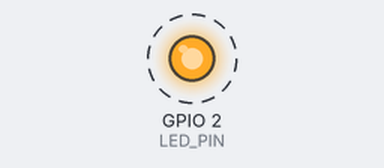
A program run on a simulated ESP32. Parts: output pins drawn as LEDs (lit = HIGH). Dashed ring = blinking. WiFi joins after 1.5 s; servers stay silent unless stated; what the program prints to the serial monitor is not drawn.

Above: at 1.9 s.
Timing chart, 0 to 4.7 s (numbered marks = the images above):
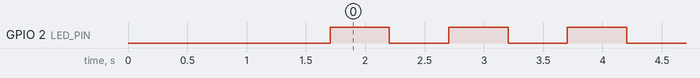

The program:

main.cpp
```cpp
// ECSE3038 - Week 6, Lecture 1: the ESP32 starts.
// Starter: blink an LED and say hello over Serial.
// Tonight you add a Wi-Fi connection (Part 2) and a first HTTP request (Part 3).
#include <Arduino.h>
#include <WiFi.h>
#include <HTTPClient.h>

// Which Wi-Fi network to join.
// Real board: put your network in include/secrets.h (copy secrets.h.example).
// No secrets.h: the simulator's open network, Wokwi-GUEST, on channel 6.
#if __has_include("secrets.h")
#include "secrets.h"
#else
#define WIFI_SSID "Wokwi-GUEST"
#define WIFI_PASSWORD ""
#define WIFI_CHANNEL 6
#endif

const unsigned long WIFI_TIMEOUT_MS = 15000;  // 15 seconds

const int LED_PIN = 2;   // the LED on GPIO 2

// Part 2: connectWiFi() goes here.
bool connectWiFi() {
  Serial.print("Connecting to ");
  Serial.print(WIFI_SSID);

  WiFi.mode(WIFI_STA);
  WiFi.begin(WIFI_SSID, WIFI_PASSWORD, WIFI_CHANNEL);
  unsigned long start = millis();
  while (WiFi.status() != WL_CONNECTED) {
    if (millis() - start > WIFI_TIMEOUT_MS) {
      Serial.println("No Wi-Fi after 15 s.");
      return false;
    }
    delay(250);
    Serial.print(".");
  }
  Serial.println(" connected");
  Serial.print("IP address:  ");
  Serial.println(WiFi.localIP());
  Serial.print("MAC address: ");
  Serial.println(WiFi.macAddress());
  return true;
}
// Part 3: firstGet() goes here.

void firstGet() {
  HTTPClient http;
  http.begin("http://httpbin.org/get");
  int status = http.GET();
  Serial.print("Status: ");
  Serial.println(status);
  if (status > 0) Serial.println(http.getString());
  http.end();
}

void setup() {
  Serial.begin(115200);   // must match monitor_speed in platformio.ini
  pinMode(LED_PIN, OUTPUT);
  Serial.println("Hello from the ESP32");

  connectWiFi();
  firstGet();
}

void loop() {
  digitalWrite(LED_PIN, HIGH);
  delay(500);
  digitalWrite(LED_PIN, LOW);
  delay(500);
}
```

Measured:
- by itself, GPIO 2 (LED_PIN): alternates HIGH for 0.50 s and LOW for 0.50 s
